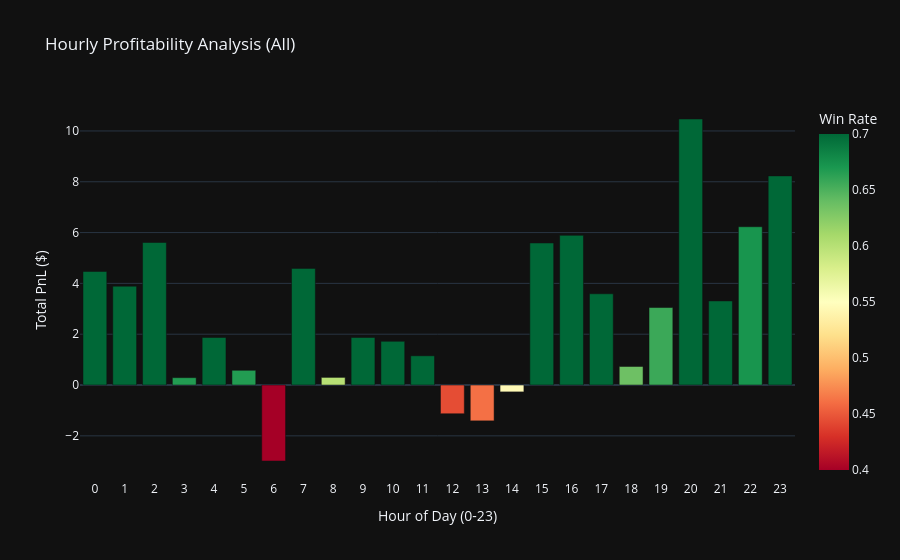

Notebook source saved alongside this figure:
### Code cell
# Cell 9: Post-Mortem Session Analysis


# --- INTERACTIVE FILTER ---
# Options: 'All', 'Weekday', 'Weekend'
filter_mode = 'All' 
# --------------------------

# 1. Data Alignment (Using results_df from Cell 4/5)
analysis_df = results_df.copy()
analysis_df['hour'] = analysis_df.index.hour
analysis_df['dayofweek'] = analysis_df.index.dayofweek
analysis_df['is_weekend'] = analysis_df['dayofweek'].isin([5, 6])

# Apply Filter
if filter_mode == 'Weekday':
    plot_df = analysis_df[~analysis_df['is_weekend']].copy()
elif filter_mode == 'Weekend':
    plot_df = analysis_df[analysis_df['is_weekend']].copy()
else:
    plot_df = analysis_df.copy()

# Fix: PnL calculation using lowercase 'target'
win_payout, loss_payout = 0.43, -0.57
plot_df['PnL'] = np.where(plot_df['Signal'] == 1, 
                          np.where(plot_df['target'] == 1, win_payout, loss_payout),
                          np.where(plot_df['Signal'] == -1,
                                   np.where(plot_df['target'] == 0, win_payout, loss_payout), 0))

# 2. Hourly Performance Table
hourly_stats = plot_df[plot_df['Signal'] != 0].groupby('hour').agg(
    Total_Trades=('Signal', 'count'),
    Win_Rate=('PnL', lambda x: (x > 0).mean() if len(x) > 0 else 0),
    Total_PnL=('PnL', 'sum'),
    Avg_EV=('PnL', 'mean')
).reset_index()

#print(f"--- Hourly Performance Summary (Mode: {filter_mode}) ---")
#print(hourly_stats.to_string(index=False))

# 3. Session Visualization
fig = px.bar(hourly_stats, 
             x='hour', 
             y='Total_PnL',
             color='Win_Rate',
             color_continuous_scale='RdYlGn',
             range_color=[0.4, 0.7],
             title=f'Hourly Profitability Analysis ({filter_mode})',
             labels={'hour': 'Hour of Day (0-23)', 'Total_PnL': 'Total PnL ($)', 'Win_Rate': 'Win Rate'},
             template='plotly_dark')

fig.update_layout(xaxis=dict(tickmode='linear', tick0=0, dtick=1))
fig.show()

# 4. Insight Text
golden_hours = hourly_stats[hourly_stats['Win_Rate'] > 0.60]['hour'].tolist()
danger_zones = hourly_stats[hourly_stats['Win_Rate'] < 0.55]['hour'].tolist()

print("\n--- Strategy Insights ---")
if golden_hours:
    print(f"🌟 GOLDEN HOURS ({filter_mode}): {golden_hours} (Win Rate > 60%).")
else:
    print(f"🌟 GOLDEN HOURS ({filter_mode}): None identified at >60% threshold.")

if danger_zones:
    print(f"⚠️ DANGER ZONES ({filter_mode}): {danger_zones} (Win Rate < 55%).")

### Figure 1 — Plotly figure (JSON) as saved in the notebook; plotly's stock layout.template omitted (floating-point values rounded to 4 significant figures)
{"data": [{"hovertemplate": "Hour of Day (0-23)=%{x}<br>Total PnL ($)=%{y}<br>Win Rate=%{marker.color}<extra></extra>", "legendgroup": "", "marker": {"color": [0.7241, 0.7391, 0.7778, 0.6667, 0.7778, 0.6667, 0.1429, 0.9231, 0.6, 0.7778, 1.0, 0.8, 0.4444, 0.4615, 0.5455, 1.0, 0.8261, 0.8462, 0.6364, 0.6571, 0.931, 0.7647, 0.6721, 0.7049], "coloraxis": "coloraxis", "pattern": {"shape": ""}}, "name": "", "orientation": "v", "showlegend": false, "textposition": "auto", "type": "bar", "x": [0, 1, 2, 3, 4, 5, 6, 7, 8, 9, 10, 11, 12, 13, 14, 15, 16, 17, 18, 19, 20, 21, 22, 23], "xaxis": "x", "y": [4.47, 3.89, 5.61, 0.29, 1.87, 0.58, -2.99, 4.59, 0.3, 1.87, 1.72, 1.15, -1.13, -1.41, -0.27, 5.59, 5.89, 3.59, 0.73, 3.05, 10.47, 3.31, 6.23, 8.23], "yaxis": "y"}], "layout": {"barmode": "relative", "coloraxis": {"cmax": 0.7, "cmin": 0.4, "colorbar": {"title": {"text": "Win Rate"}}, "colorscale": [[0, "rgb(165,0,38)"], [0.1, "rgb(215,48,39)"], [0.2, "rgb(244,109,67)"], [0.3, "rgb(253,174,97)"], [0.4, "rgb(254,224,139)"], [0.5, "rgb(255,255,191)"], [0.6, "rgb(217,239,139)"], [0.7, "rgb(166,217,106)"], [0.8, "rgb(102,189,99)"], [0.9, "rgb(26,152,80)"], [1, "rgb(0,104,55)"]]}, "legend": {"tracegroupgap": 0}, "title": {"text": "Hourly Profitability Analysis (All)"}, "xaxis": {"anchor": "y", "domain": [0, 1], "dtick": 1, "tick0": 0, "tickmode": "linear", "title": {"text": "Hour of Day (0-23)"}}, "yaxis": {"anchor": "x", "domain": [0, 1], "title": {"text": "Total PnL ($)"}}}}
